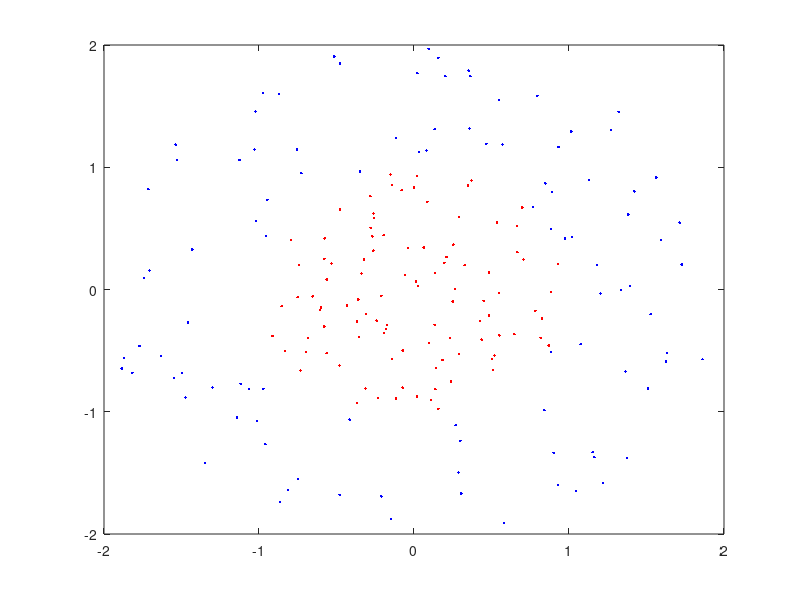

Source code (MATLAB): (Note: this script raises an error after producing the figure.)
r = sqrt(rand(100,1)); % radius
t = 2*pi*rand(100,1); % angle
data1 = [r.*cos(t), r.*sin(t)]; % points
r2 = sqrt(3*rand(100,1)+1); % radius
t2 = 2*pi*rand(100,1); % angle
data2 = [r2.*cos(t2), r2.*sin(t2)]; % points
plot(data1(:,1),data1(:,2),'r.')
hold on
plot(data2(:,1),data2(:,2),'b.')
ezpolar(@(x)1);ezpolar(@(x)2);
axis equal
hold off
data3 = [data1;data2];
theclass = ones(200,1);
theclass(1:100) = -1;
cl = svmtrain(data3,theclass,'Kernel_Function','rbf',...
    'boxconstraint',Inf,'showplot',true);
hold on
axis equal
ezpolar(@(x)1)
hold off
cl = svmtrain(data3,theclass,'Kernel_Function','rbf',...
    'showplot',true);
hold on
axis equal
ezpolar(@(x)1)
hold off